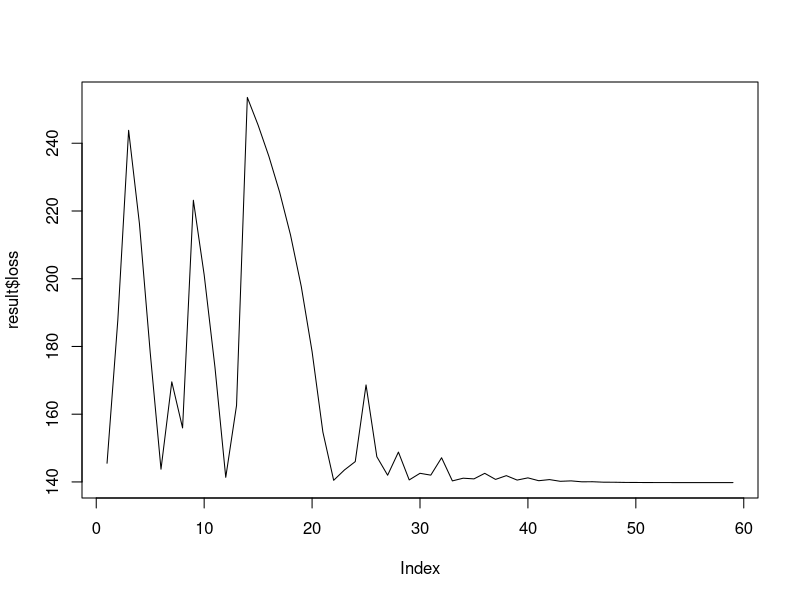

Generate this figure with R:
# third try

# Data Generation

library(dplyr)
set.seed(123)
u1 = 1
sigma1 = 1/3
u2=-1
sigma2=1/5
pi_1 = 1/3
pi_2 = 2/3
n=100
uniform_random = runif(n,0,1)
data_points = (uniform_random<=pi_1) * rnorm(n, u1, sigma1) + (uniform_random>pi_1) * rnorm(n, u2, sigma2)

# data_points %>% density() %>% plot()
# 
# data_points %>% hist()

loss_function = function(x, data_points = data_points) {
  n = length(data_points)
  k = length(x) / 3
  loss = 0
  
  pi_value = exp(x[1:k]) / sum(exp(x[1:k]))
  
  density_list = list()
  for (i in 1:k) {
    density_list[[i]] = dnorm(data_points, x[k + i], x[2 * k + i])
  }
  density_matrix = data.frame(density_list) %>% as.matrix()
  
  loss = (density_matrix %*% pi_value) + 1e-5  
  
  loss = loss %>% log() %>% sum()
  
  return(-loss)
}

grad_function = function(x, data_points) {
  n = length(data_points)
  k = length(x) / 3
  
  pi_value = exp(x[1:k]) / sum(exp(x[1:k]))
  
  exp_gamma_density_list = list()
  centered_data_point_list = list()
  second_order_centered_data_point_list = list()
  sum_exp_gamma_density = rep(0, n)
  
  for (i in 1:k) {
    density = dnorm(data_points, x[k + i], x[2 * k + i])
    exp_gamma_density_value = density * exp(x[i])
    
    exp_gamma_density_list[[i]] = exp_gamma_density_value
    sum_exp_gamma_density = sum_exp_gamma_density + exp_gamma_density_value + 1e-5
    
    centered_data_point_list[[i]] = (data_points - x[k + i]) / (x[2 * k + i])
    second_order_centered_data_point_list[[i]] = (data_points - x[k + i]) ^ 2 / (x[2 * k + i] ^ 3) - 1 / (x[2 * k + i])
  }
  
  exp_gamma_density_matrix = data.frame(exp_gamma_density_list) %>% as.matrix()
  exp_gamma_density_matrix = exp_gamma_density_matrix / sum_exp_gamma_density
  
  centered_data_point_matrix = data.frame(centered_data_point_list) %>% as.matrix()
  second_order_centered_data_point_matrix = data.frame(second_order_centered_data_point_list) %>% as.matrix()
  
  grad_gamma = -(colSums(exp_gamma_density_matrix) - pi_value * n)
  grad_u = -(centered_data_point_matrix * exp_gamma_density_matrix) %>% colSums()
  grad_sigma = -(second_order_centered_data_point_matrix * exp_gamma_density_matrix) %>% colSums()
  
  return(c(grad_gamma, grad_u, grad_sigma))
}



gradient_descent = function(x, data_points, step_size = 0.01, max_iter = 1000, tol = 1e-3, report = TRUE) {
  iter = 0
  x_old = rep(0, length(x))
  k = length(x) / 3
  loss_list = c()
  
  loss = loss_function(x, data_points)
  loss_list = c(loss_list, loss)
  
  while (iter < max_iter) {
    iter = iter + 1
    x_old = x
    grad = grad_function(x, data_points)
    x = x - step_size * (1 / (1 + 0.1 * iter)) * grad
    loss_new = loss_function(x, data_points)
    loss_list = c(loss_list, loss_new)
    
    if (report) {
      cat("iter:", iter, "loss:", loss_new, "\n")
      cat("pi:", exp(x[1:k]) / sum(exp(x[1:k])), "\n")
      cat("u:", x[(k + 1):2 * k] , "\n")
      cat("sigma:", x[(2 * k + 1):(3 * k)] , "\n")
    }
    
    if (max(abs(x - x_old)) < tol) {
      break
    }
  }
  
  result_list = list(
    loss = loss_list,
    pi_value = (exp(x[1:k]) / sum(exp(x[1:k]))) %>% as.vector(),
    u = x[(k + 1):2 * k] %>% as.vector(),
    sigma = x[(2 * k + 1):(3 * k)] %>% as.vector(),
    iter = iter
  )
  
  return(result_list)
}


x = c(1,1,0,0,1,1)

result = gradient_descent(x,data_points,step_size = 0.1,max_iter = 1000,report =TRUE)
plot(result$loss, type='l')

result[2:5]

optim(x,loss_function,data_points=data_points,method = "BFGS")
